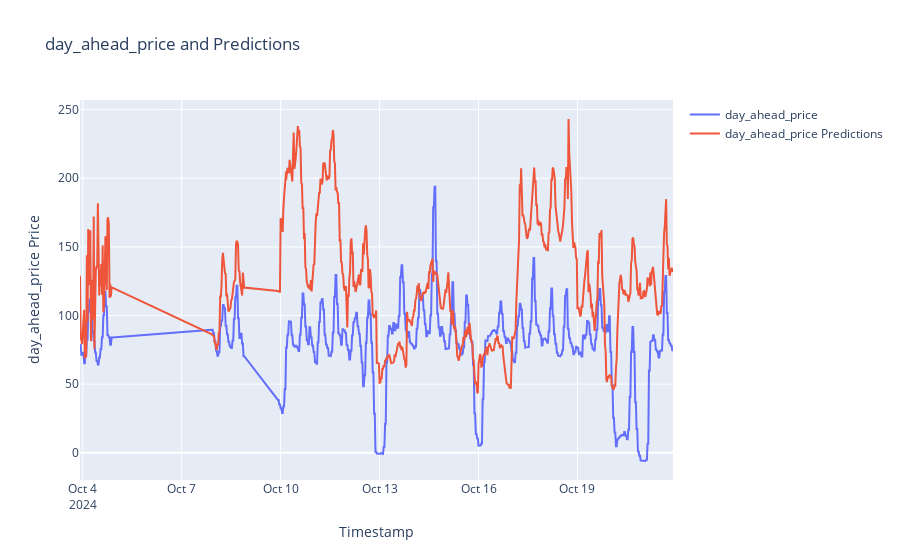

The notebook cell this image was saved under:
### Code cell
#plot imbalance price and predictions
fig = go.Figure()
fig.add_trace(go.Scatter(x=df_api_new_merged1["datetime"], y=df_api_new_merged1["day_ahead_price"], mode='lines', name='day_ahead_price'))
fig.add_trace(go.Scatter(x=df_api_new_merged1["datetime"], y=df_api_new_merged1["day_ahead_price_predictions"], mode='lines', name='day_ahead_price Predictions'))
fig.update_layout(title='day_ahead_price and Predictions', xaxis_title='Timestamp', yaxis_title='day_ahead_price Price')
fig.show()

### Figure 1 — Plotly figure (JSON) as saved in the notebook; plotly's stock layout.template omitted (floating-point values rounded to 4 significant figures; data arrays with more than 128 entries replaced by an {"elided": "..."} marker saying what was removed)
{"data": [{"mode": "lines", "name": "day_ahead_price", "type": "scatter", "x": {"elided": "676 str values"}, "y": {"elided": "676 float values"}}, {"mode": "lines", "name": "day_ahead_price Predictions", "type": "scatter", "x": {"elided": "676 str values"}, "y": {"elided": "676 float values"}}], "layout": {"title": {"text": "day_ahead_price and Predictions"}, "xaxis": {"title": {"text": "Timestamp"}}, "yaxis": {"title": {"text": "day_ahead_price Price"}}}}
